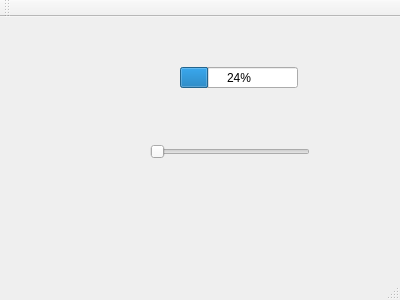
<?xml version="1.0" encoding="UTF-8"?>
<ui version="4.0">
 <class>MainWindow</class>
 <widget class="QMainWindow" name="MainWindow">
  <property name="geometry">
   <rect>
    <x>0</x>
    <y>0</y>
    <width>400</width>
    <height>300</height>
   </rect>
  </property>
  <property name="windowTitle">
   <string>MainWindow</string>
  </property>
  <widget class="QWidget" name="centralWidget">
   <widget class="QSlider" name="hSlider">
    <property name="geometry">
     <rect>
      <x>150</x>
      <y>120</y>
      <width>160</width>
      <height>29</height>
     </rect>
    </property>
    <property name="orientation">
     <enum>Qt::Horizontal</enum>
    </property>
   </widget>
   <widget class="QProgressBar" name="pBar">
    <property name="geometry">
     <rect>
      <x>180</x>
      <y>50</y>
      <width>118</width>
      <height>21</height>
     </rect>
    </property>
    <property name="value">
     <number>24</number>
    </property>
   </widget>
  </widget>
  <widget class="QMenuBar" name="menuBar">
   <property name="geometry">
    <rect>
     <x>0</x>
     <y>0</y>
     <width>400</width>
     <height>25</height>
    </rect>
   </property>
  </widget>
  <widget class="QToolBar" name="mainToolBar">
   <attribute name="toolBarArea">
    <enum>TopToolBarArea</enum>
   </attribute>
   <attribute name="toolBarBreak">
    <bool>false</bool>
   </attribute>
  </widget>
  <widget class="QStatusBar" name="statusBar"/>
 </widget>
 <layoutdefault spacing="6" margin="11"/>
 <resources/>
 <connections/>
</ui>
